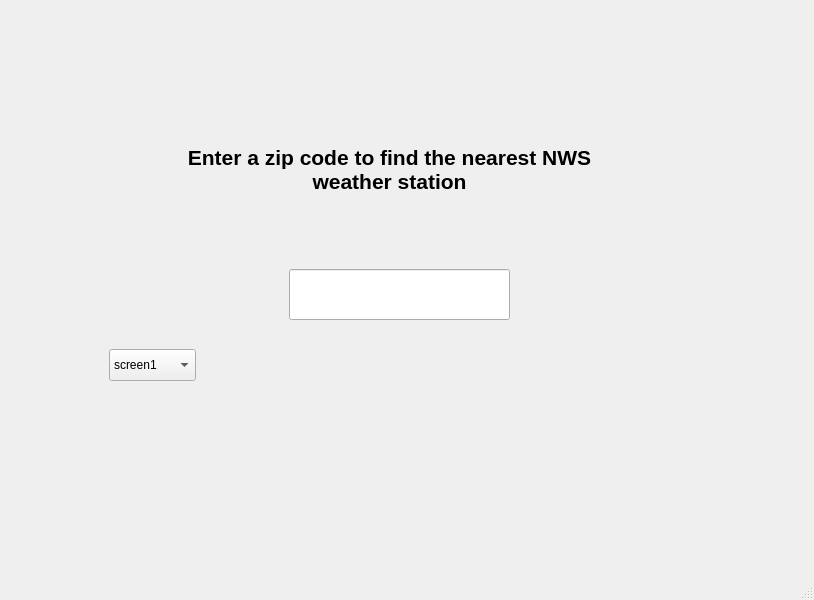
<?xml version="1.0" encoding="UTF-8"?>
<ui version="4.0">
 <class>MainWindow</class>
 <widget class="QMainWindow" name="MainWindow">
  <property name="geometry">
   <rect>
    <x>0</x>
    <y>0</y>
    <width>814</width>
    <height>600</height>
   </rect>
  </property>
  <property name="windowTitle">
   <string>MainWindow</string>
  </property>
  <widget class="QWidget" name="centralwidget">
   <widget class="QStackedWidget" name="stackedWidget">
    <property name="geometry">
     <rect>
      <x>-1</x>
      <y>-1</y>
      <width>821</width>
      <height>601</height>
     </rect>
    </property>
    <property name="currentIndex">
     <number>0</number>
    </property>
    <widget class="QWidget" name="page">
     <widget class="QLabel" name="label">
      <property name="geometry">
       <rect>
        <x>170</x>
        <y>130</y>
        <width>441</width>
        <height>81</height>
       </rect>
      </property>
      <property name="styleSheet">
       <string notr="true">font: 57 10pt &quot;Noto Sans Arabic Med&quot;;</string>
      </property>
      <property name="text">
       <string>&lt;html&gt;&lt;head/&gt;&lt;body&gt;&lt;p&gt;&lt;span style=&quot; font-size:16pt; font-weight:600;&quot;&gt;Enter a zip code to find the nearest NWS weather station&lt;/span&gt;&lt;/p&gt;&lt;/body&gt;&lt;/html&gt;</string>
      </property>
      <property name="textFormat">
       <enum>Qt::RichText</enum>
      </property>
      <property name="alignment">
       <set>Qt::AlignCenter</set>
      </property>
      <property name="wordWrap">
       <bool>true</bool>
      </property>
     </widget>
     <widget class="QLineEdit" name="lineEdit">
      <property name="geometry">
       <rect>
        <x>290</x>
        <y>270</y>
        <width>221</width>
        <height>51</height>
       </rect>
      </property>
     </widget>
     <widget class="QComboBox" name="comboBox">
      <property name="geometry">
       <rect>
        <x>110</x>
        <y>350</y>
        <width>87</width>
        <height>32</height>
       </rect>
      </property>
      <item>
       <property name="text">
        <string>screen1</string>
       </property>
      </item>
      <item>
       <property name="text">
        <string>screen2</string>
       </property>
      </item>
     </widget>
    </widget>
    <widget class="QWidget" name="page_2">
     <widget class="QGroupBox" name="groupBox">
      <property name="geometry">
       <rect>
        <x>-1</x>
        <y>390</y>
        <width>821</width>
        <height>211</height>
       </rect>
      </property>
      <property name="title">
       <string>GroupBox</string>
      </property>
      <widget class="QWidget" name="gridLayoutWidget">
       <property name="geometry">
        <rect>
         <x>9</x>
         <y>69</y>
         <width>801</width>
         <height>121</height>
        </rect>
       </property>
       <layout class="QGridLayout" name="gridLayout">
        <item row="4" column="0">
         <widget class="QCheckBox" name="checkBox_4">
          <property name="text">
           <string>Low Temperature</string>
          </property>
         </widget>
        </item>
        <item row="0" column="0">
         <widget class="QCheckBox" name="checkBox_2">
          <property name="text">
           <string>Temperature</string>
          </property>
         </widget>
        </item>
        <item row="3" column="0">
         <widget class="QCheckBox" name="checkBox">
          <property name="text">
           <string>High Temperature</string>
          </property>
         </widget>
        </item>
        <item row="3" column="2">
         <widget class="QCheckBox" name="checkBox_5">
          <property name="text">
           <string>Atmospheric pressure</string>
          </property>
         </widget>
        </item>
        <item row="1" column="0">
         <widget class="QCheckBox" name="checkBox_3">
          <property name="text">
           <string>Dewpoint</string>
          </property>
         </widget>
        </item>
        <item row="3" column="1">
         <widget class="QCheckBox" name="checkBox_6">
          <property name="text">
           <string>Sky Cover</string>
          </property>
         </widget>
        </item>
        <item row="1" column="1">
         <widget class="QCheckBox" name="checkBox_7">
          <property name="text">
           <string>Wind Chill</string>
          </property>
         </widget>
        </item>
        <item row="0" column="1">
         <widget class="QCheckBox" name="checkBox_8">
          <property name="text">
           <string>Relative Humidity</string>
          </property>
         </widget>
        </item>
        <item row="0" column="2">
         <widget class="QCheckBox" name="checkBox_9">
          <property name="text">
           <string>Chance of rain</string>
          </property>
         </widget>
        </item>
        <item row="4" column="1">
         <widget class="QCheckBox" name="checkBox_10">
          <property name="text">
           <string>Wind Conditions</string>
          </property>
         </widget>
        </item>
        <item row="1" column="2">
         <widget class="QCheckBox" name="checkBox_11">
          <property name="text">
           <string>Rainfall</string>
          </property>
         </widget>
        </item>
       </layout>
      </widget>
     </widget>
    </widget>
   </widget>
  </widget>
  <widget class="QStatusBar" name="statusbar"/>
 </widget>
 <resources/>
 <connections>
  <connection>
   <sender>comboBox</sender>
   <signal>activated(int)</signal>
   <receiver>stackedWidget</receiver>
   <slot>setCurrentIndex(int)</slot>
   <hints>
    <hint type="sourcelabel">
     <x>152</x>
     <y>364</y>
    </hint>
    <hint type="destinationlabel">
     <x>409</x>
     <y>299</y>
    </hint>
   </hints>
  </connection>
 </connections>
</ui>
